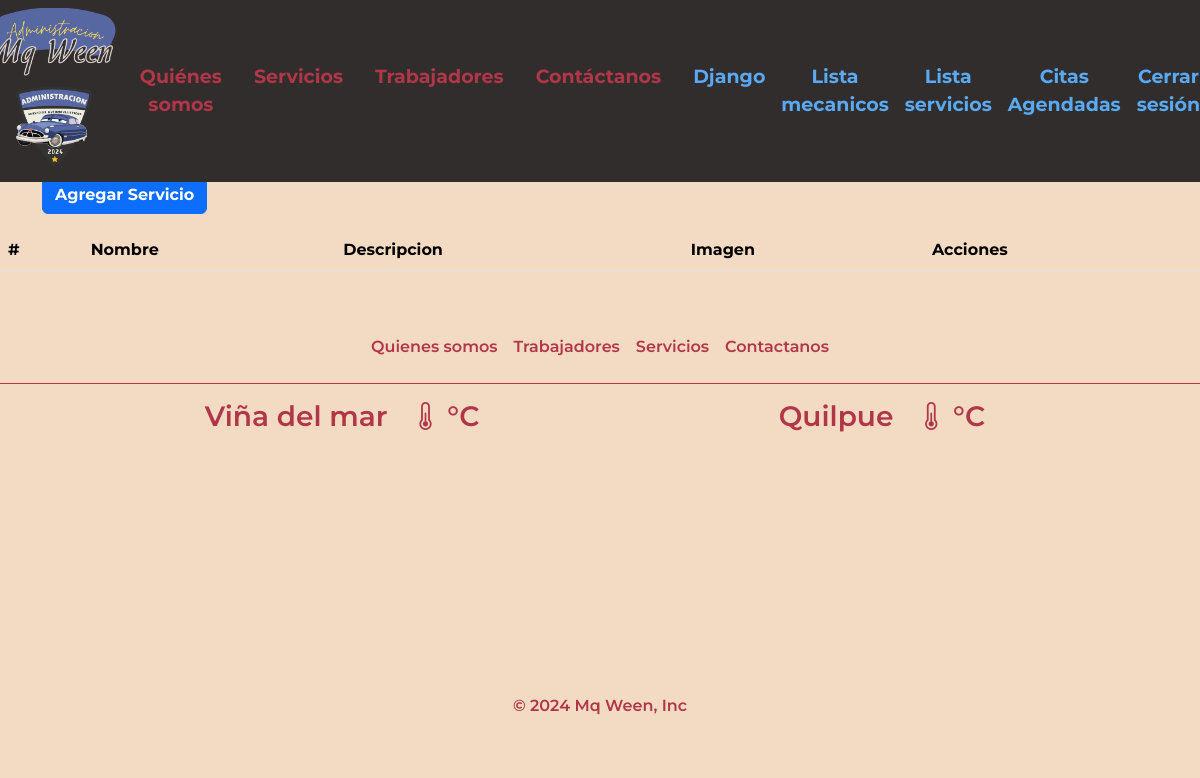
The app's page /servicio_list/ (signed in), older data.
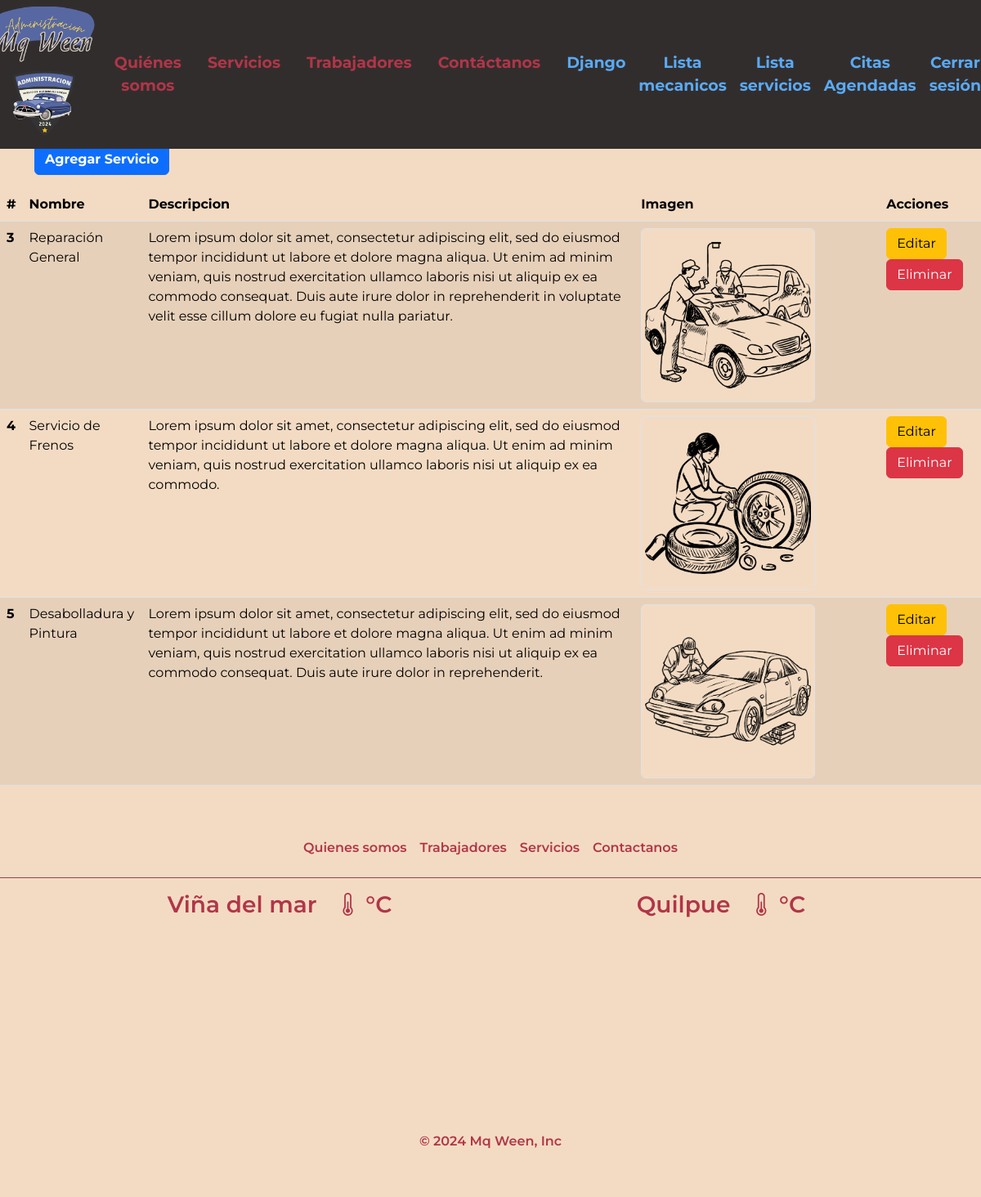
The same page, newer data.
### base/models.py (models this page shows, shortened)
class Servicio(models.Model):
    id_servicio = models.AutoField(primary_key=True)
    nombre = models.CharField(max_length=50)
    precio = models.IntegerField(null=True,validators=[MaxValueValidator(9999999999)])
    descripcion = models.TextField()
    imagen = models.ImageField(upload_to='servicios', null=True, blank=True)
    def __str__(self):
        return self.nombre

### base/views.py (the view)
# urls.py: path('servicio_list/', views.servicio_list, name='servicio_list'),
@login_required
@user_passes_test(is_superuser)
def servicio_list(request):
    servicios = Servicio.objects.all()
    context = {
        "servicios":servicios,
        "soy_admin" :soy_admin(request.user)
    }
    return render(request, 'base/servicio_list.html', context)

### base/views.py (called while the page is built)
def soy_admin(user):
    return user.is_authenticated and (user.is_staff or user.is_superuser)

def is_superuser(user):
    return user.is_superuser

### base/templates/base/servicio_list.html (shortened to what this page needs)
{% extends '../base.html' %}
{% load static %}
{% block content %}
    <section class="lista-servicio">
        <div class="container mb-3 mt-5 pt-4 flex-column align-items-center justify-content-center">
            <div>
                <h1 class="mt-5 text-center fw-bold" style="color: var(--gris);">Lista de Servicios</h1>
            </div>
            <div>
                <a href="{% url 'servicio_add_no_id' %}" class="btn btn-primary fw-bold texto-color">Agregar Servicio</a>
            </div>
        </div>
        <div class="table-responsive">
            <table class="table table-striped table-hover">
                <thead class="thead-dark">
                    <tr>
                        <th scope="col">#</th>
                        <th scope="col">Nombre</th>
                        <th scope="col">Descripcion</th>
                        <th scope="col">Imagen</th>
                        <th scope="col">Acciones</th>
                    </tr>
                </thead>
                <tbody>
                    {% for Servicio in servicios %}
                        <tr>
                            <th scope="row">{{ Servicio.id_servicio }}</th>
                            <td>{{ Servicio }}</td>
                            <td>{{ Servicio.descripcion }}</td>
                            <td class="w-25">
                                {% if Servicio.imagen %}
                                    <img class="img-thumbnail w-75" src="{{ Servicio.imagen.url}}" alt="Imagen del Servicio">
                                {% else %}
                                    <p>Sin Imagen</p>
                                {% endif %}</td>
                            <td>
                                <a href="{% url 'servicio_add' Servicio.id_servicio %}" class="btn btn-warning">Editar</a>
                                <a href="{% url 'servicio_delete' Servicio.id_servicio %}" class="btn btn-danger">Eliminar</a>
                            </td>
                        </tr>
                    {% endfor %}
                </tbody>
            </table>
        </div>
    </section>
    {% endblock %}

Row changes from the older to the newer data that the page shows:
added Servicio: id_servicio "3", nombre "Reparación General", descripcion "Lorem ipsum dolor sit amet, consectetur adipiscing elit, sed do eiusmod tempor incididunt ut labore et dolore magna aliqua. Ut enim ad minim veniam, quis nostrud exercitation ullamco laboris nisi ut aliquip ex ea commodo consequat. Duis aute irure dolor in reprehenderit in voluptate velit esse cillum dolore eu fugiat nulla pariatur.", imagen (picture)
added Servicio: id_servicio "4", nombre "Servicio de Frenos", descripcion "Lorem ipsum dolor sit amet, consectetur adipiscing elit, sed do eiusmod tempor incididunt ut labore et dolore magna aliqua. Ut enim ad minim veniam, quis nostrud exercitation ullamco laboris nisi ut aliquip ex ea commodo.", imagen (picture)
added Servicio: id_servicio "5", nombre "Desabolladura y Pintura", descripcion "Lorem ipsum dolor sit amet, consectetur adipiscing elit, sed do eiusmod tempor incididunt ut labore et dolore magna aliqua. Ut enim ad minim veniam, quis nostrud exercitation ullamco laboris nisi ut aliquip ex ea commodo consequat. Duis aute irure dolor in reprehenderit.", imagen (picture)
